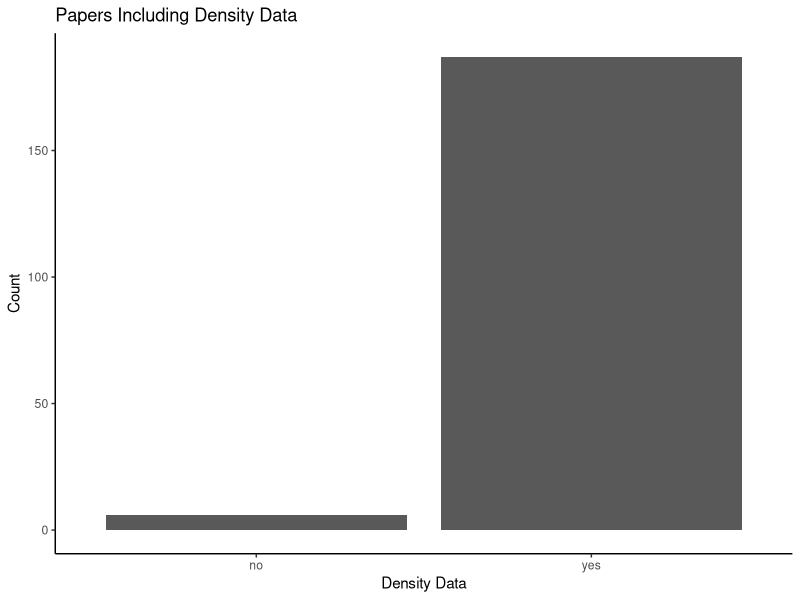
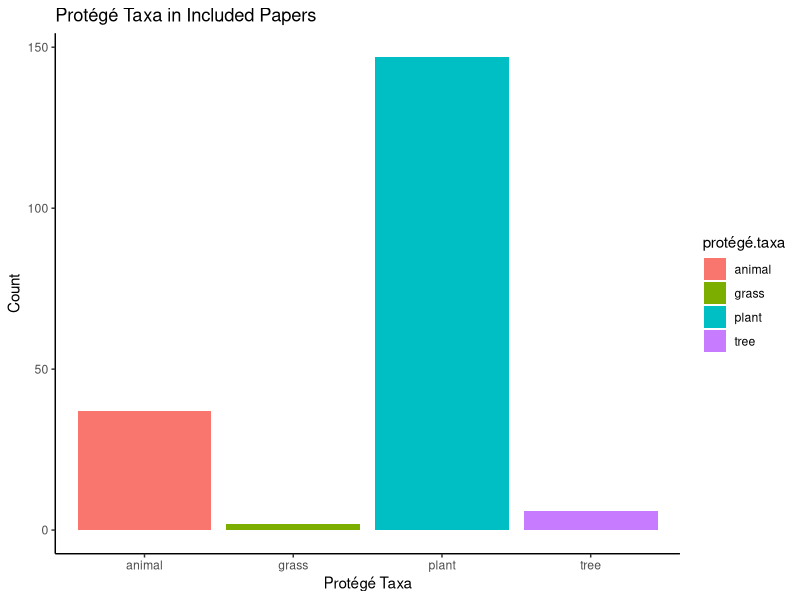
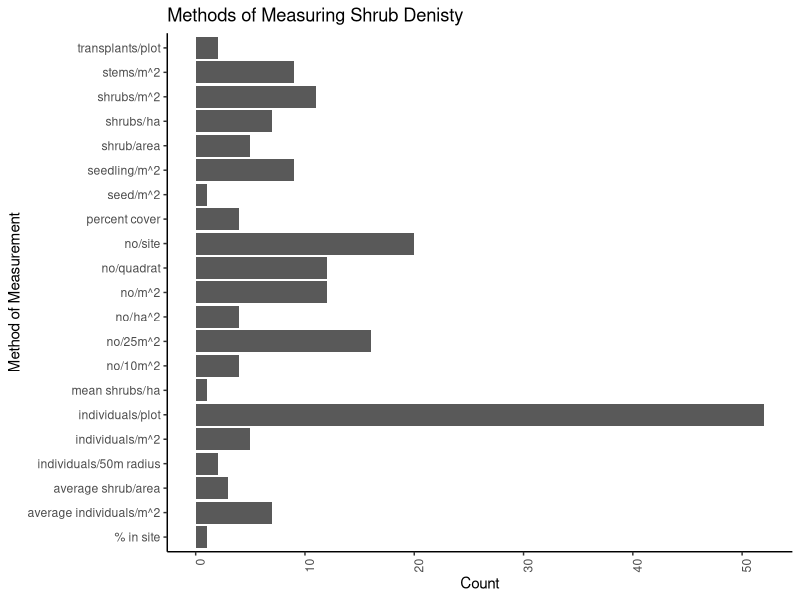
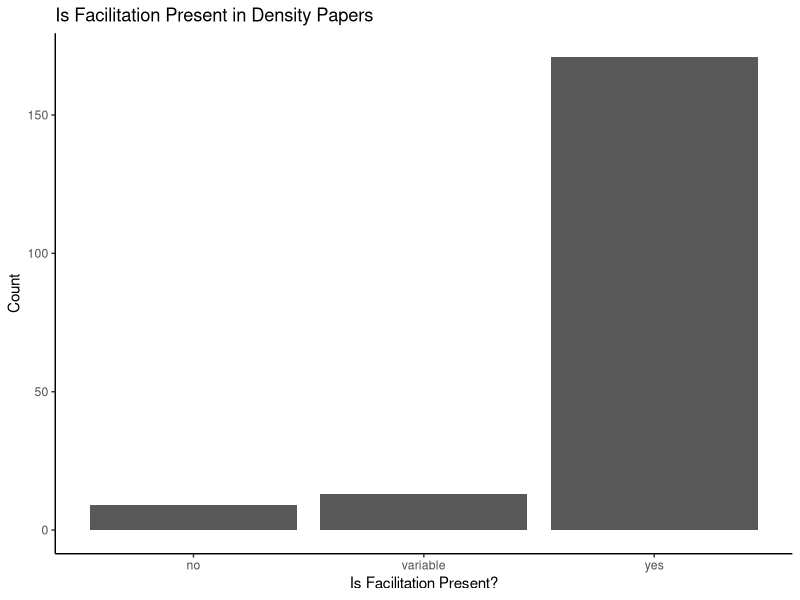

Generate these figures, in order, with R:
## ---- chunk 1
library(ggplot2)
library(tidyverse)
library(dplyr)
getwd()
## ---- chunk 2
Density <- read_csv("Density.Data.csv")
## ---- chunk 3
count(Density, vars = "density.data" )
count <- Density %>%
  count(density.data)
## ---- chunk 4
Density %>%
  count(density.data)
## ---- chunk 5
count %>%
  ggplot(aes(density.data, n)) + geom_col() + theme_classic() + xlab("Density Data") + ylab("Count") + ggtitle("Papers Including Density Data")
## ---- chunk 6
protege <- Density%>%
  count(protégé.taxa)
protege
## ---- chunk 7
protege <- na.omit(protege)
## ---- chunk 8
protege %>%
  ggplot(aes(protégé.taxa, n, fill = protégé.taxa)) + geom_col() + theme_classic() + xlab("Protégé Taxa") + ylab("Count") + ggtitle("Protégé Taxa in Included Papers")
## ---- chunk 9
measure <- Density%>%
  count(measure)
measure
## ---- chunk 10
measure <- na.omit(measure)
measure %>%
  ggplot(aes(measure, n)) + geom_col() + theme_classic() + xlab("Method of Measurement") + ylab("Count") + ggtitle("Methods of Measuring Shrub Denisty") + theme(axis.text.x = element_text(angle = 90, hjust = 1)) + coord_flip()
## ---- chunk 11
facilitation <- Density %>%
  count(facilitation.conclusion)
facilitation
## ---- chunk 12
facilitation %>%
   ggplot(aes(facilitation.conclusion, n)) + geom_col() + theme_classic() + xlab("Is Facilitation Present?") + ylab("Count") + ggtitle("Is Facilitation Present in Density Papers")
## ---- chunk 13

